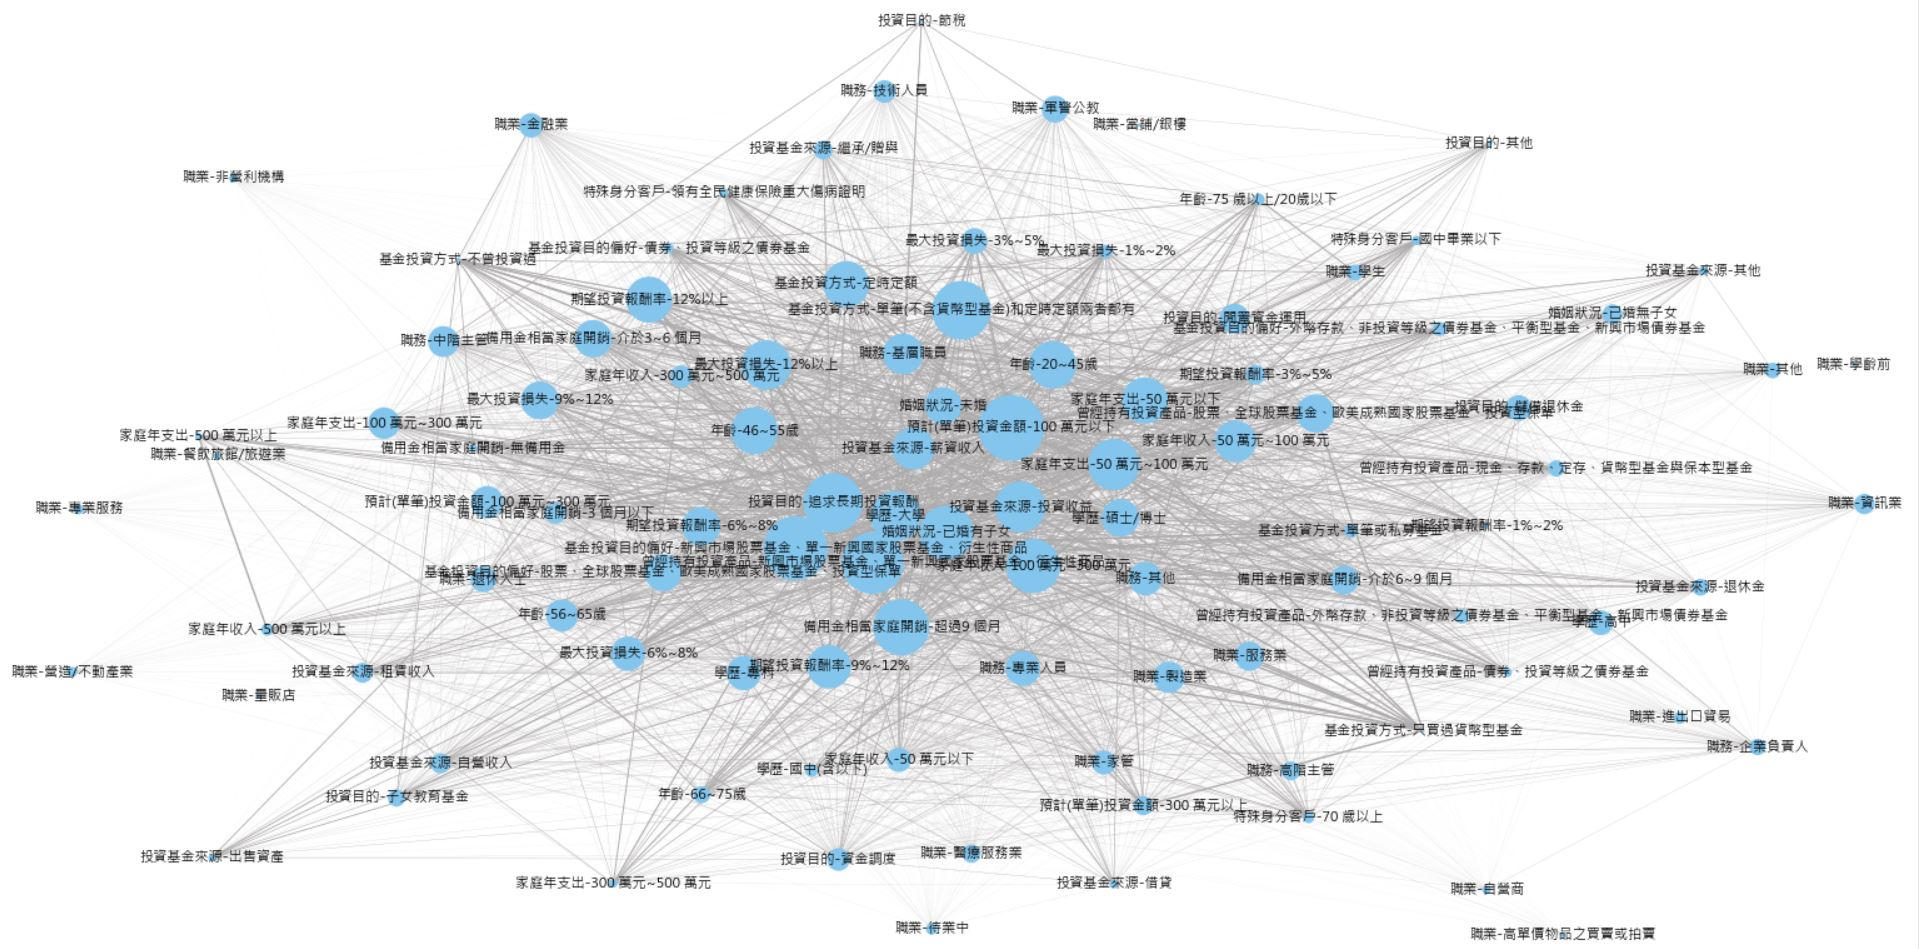

The Python source for this figure:
#coding:utf-8
import pandas as pd
import networkx as nx
import matplotlib.pyplot as plt
import matplotlib.font_manager as fm
from matplotlib.font_manager import _rebuild
_rebuild()
plt.rcParams['font.sans-serif'] = ['Microsoft JhengHei']
plt.rcParams['axes.unicode_minus'] = False
#reference: https://blog.csdn.net/helunqu2017/article/details/78602959

df = pd.read_csv("co-occurrence_matrix.csv")
nm_list = df["label_headers"].values
co_matrix = df.drop(columns=["label_headers"]).values
freq_list = [209, 116, 172, 292, 249, 92, 67, 193, 11, 3, 0, 24, 37, 24, 0, 0, 16, 4, 1, 1, 165, 30, 16, 64, 500, 359, 144, 281, 98, 71, 333, 41, 176, 350, 793, 426, 406, 911, 107, 266, 2, 190, 79, 1099, 146, 6, 546, 75, 805, 97, 14, 10, 111, 112, 17, 169, 527, 912, 141, 37, 652, 817, 293, 15, 9, 1373, 311, 101, 29, 20, 17, 31, 77, 305, 678, 695, 71, 17, 53, 442, 1203, 0, 23, 53, 413, 1297, 12, 128, 424, 243, 979, 2, 1, 653, 1080, 50, 5, 105, 445, 580, 651, 47, 193, 351, 437, 758]

G = nx.Graph()
for i in range(len(co_matrix)):
    if freq_list[i] != 0:
        G.add_node(nm_list[i], size = freq_list[i])

for i in range(len(co_matrix)):
    for j in range(len(co_matrix)):
        if (i != j) and (co_matrix[i][j] != 0.0):
            G.add_edge(nm_list[i], nm_list[j], weight = co_matrix[i][j])

pos = nx.spring_layout(G, k = 0.5, iterations = 15)
nx.draw(G, pos, with_labels=True, font_size = 8, font_weight = 'bold', node_size = [u[1]['size']  for u in G.nodes.data()],
        width = [G[u][v]['weight'] for u, v in G.edges()], edge_color = '#adabab', node_color = '#84c5ed')
plt.show()
